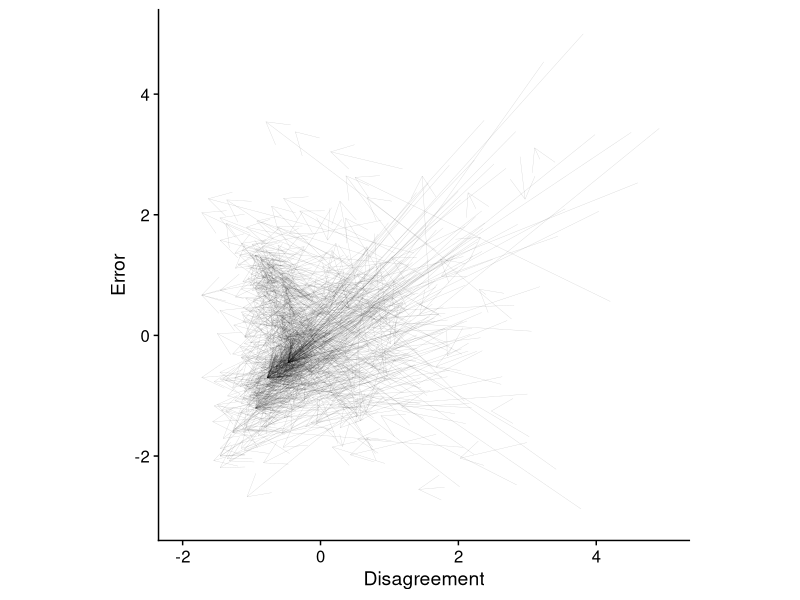
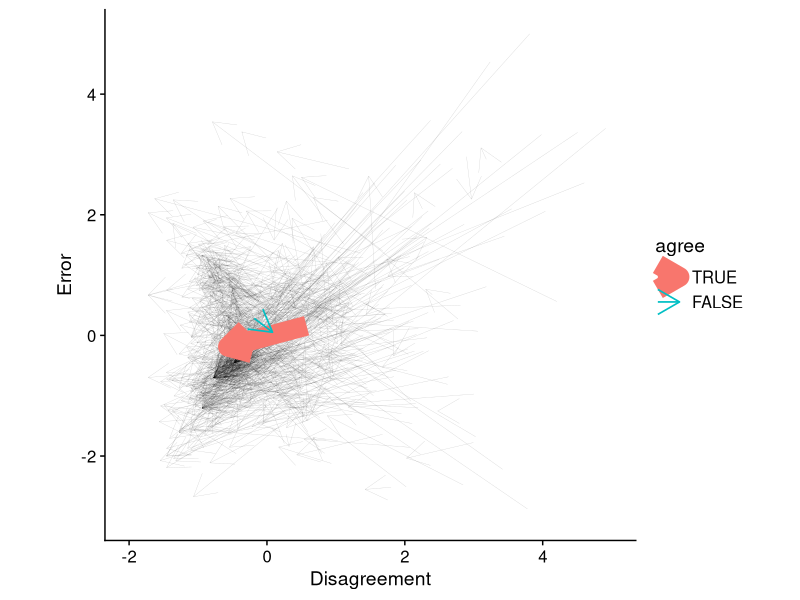
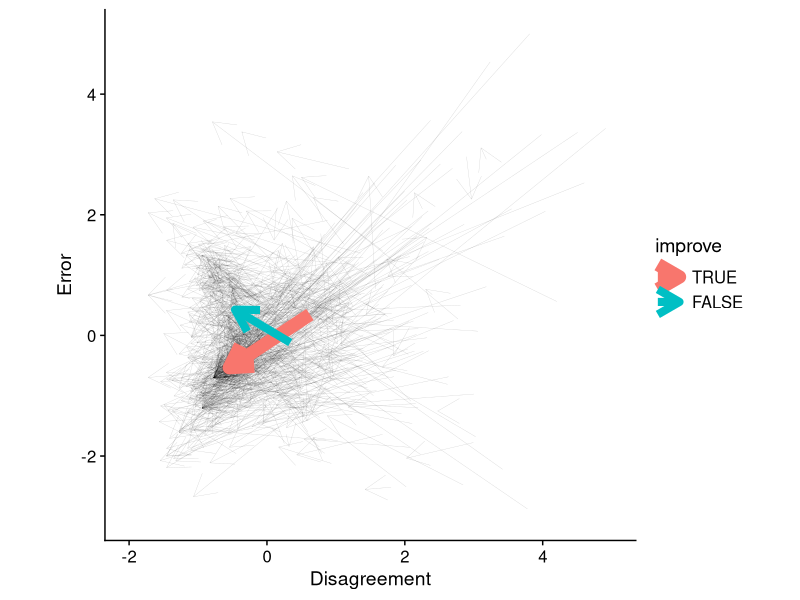
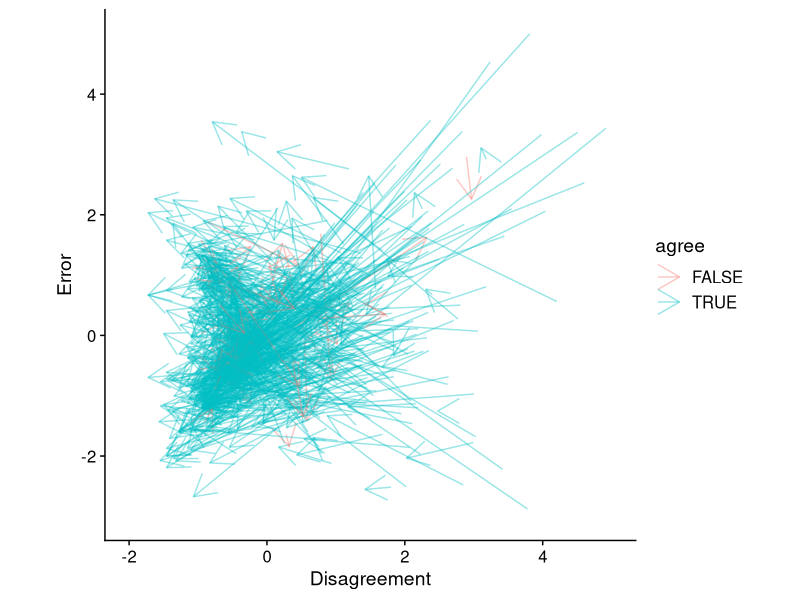
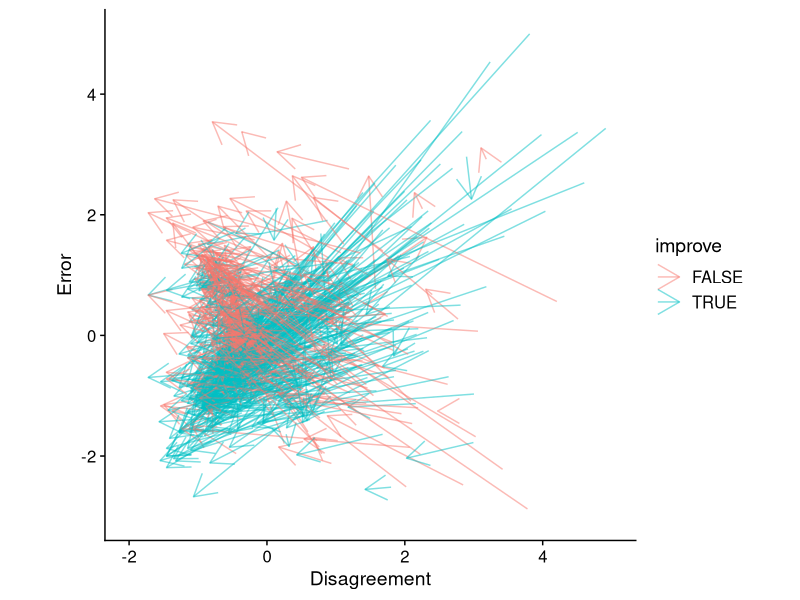
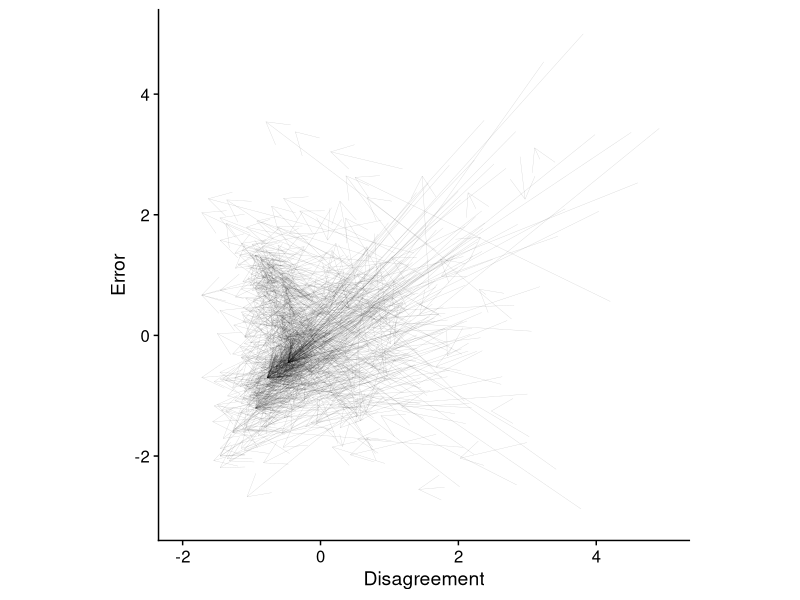
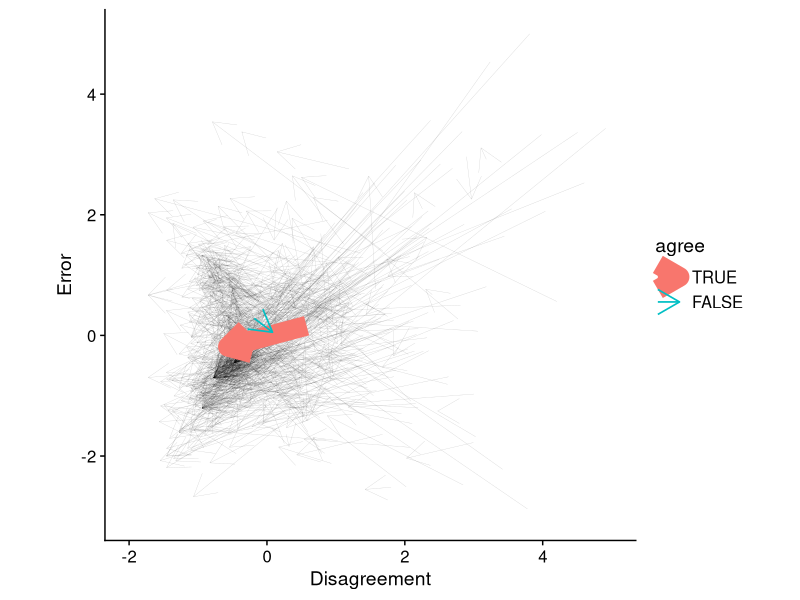
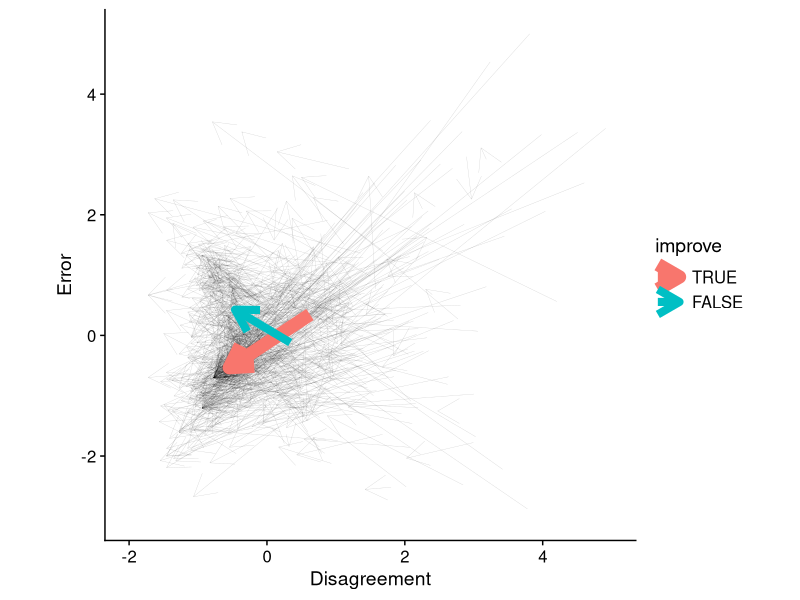

Here is the R script that generated these plots, in order:
## ---- chunk 1
#defaults
knitr::opts_chunk$set(warning = FALSE)
knitr::opts_chunk$set(message = FALSE)
## ---- chunk 2
library("tidyverse")
library("cowplot")
## ---- chunk 3

#get data from https://osf.io/a4cf7/?action=download",destfile="data1.csv")

group_data <- read_csv("data1.csv")
group_data <- mutate(group_data, agree = sd2 < sd1) # create a new variable to indicate whether group agreement formed
## ---- chunk 4
group_data_n <- group_data %>% 
  pivot_longer(cols = 8:9,   names_to ="acc_time", values_to = "acc_val") %>% 
  pivot_longer(cols = 12:13, names_to ="agr_time", values_to = "agr_val") %>% 
  group_by(qcode) %>% 
  mutate(acc_val = scale(acc_val), agr_val = scale(agr_val)) %>% 
  pivot_wider(names_from = "acc_time", values_from = "acc_val") %>% 
  pivot_wider(names_from = "agr_time", values_from = "agr_val") %>% 
  mutate(agree = as.factor(agree), improve = as.factor(improve)) %>% 
  ungroup(qcode)
## ---- chunk 5
arrow_graph_n <- ggplot() +
  geom_segment(aes(x = sd1, y = aee1, xend = sd2, yend = aee2), data = group_data_n, arrow = arrow(), alpha = 0.2, size = 0.1) + 
  theme_cowplot() + xlab('Disagreement') + ylab('Error') + ylim(-3, 5) + xlim(-2, 5) + theme(aspect.ratio=1) 
## ---- chunk 6
arrow_graph_n # normalised 
ggsave("figure_1.jpg")
## ---- chunk 7
averaged_data_n <- group_data_n %>% 
  select(sd1, sd2, aee1, aee2, agree) %>% 
  group_by(agree) %>% 
  summarise(sd1 = mean(sd1), sd2 = mean(sd2), aee1 = mean(aee1), aee2 = mean(aee2), case = n()/100)
line_thickness <- averaged_data_n %>% select(case) %>% unlist() %>% as.vector() # don't mapping thickness by aes(size = x)

arrow_graph_agree_n_average <- ggplot() +
  geom_segment(aes(x = sd1, y = aee1, xend = sd2, yend = aee2), data = group_data_n, arrow = arrow(), alpha = 0.2, size = 0.1) + 
  geom_segment(aes(x = sd1, y = aee1, xend = sd2, yend = aee2, colour = agree), data = averaged_data_n %>% filter(agree == 'TRUE'), arrow = arrow(), alpha = 1, lwd = line_thickness[2]) + 
  geom_segment(aes(x = sd1, y = aee1, xend = sd2, yend = aee2, colour = agree), data = averaged_data_n %>% filter(agree == 'FALSE'), arrow = arrow(), alpha = 1, lwd = line_thickness[1]) + 
  theme_cowplot() + xlab('Disagreement') + ylab('Error') + ylim(-3, 5) + xlim(-2, 5) + guides(size = "none") + theme(aspect.ratio=1)
## ---- chunk 8
arrow_graph_agree_n_average # normalised broken down with whether group agreement were formed
ggsave("figure_2.jpg")
## ---- chunk 9
averaged_data_n <- group_data_n %>% 
  select(sd1, sd2, aee1, aee2, improve) %>% 
  group_by(improve) %>% 
  summarise(sd1 = mean(sd1), sd2 = mean(sd2), aee1 = mean(aee1), aee2 = mean(aee2), case = n()/100)

line_thickness <- averaged_data_n %>% select(case) %>% unlist() %>% as.vector() # assign thickness of arrows by case numbers

levels(averaged_data_n$improve) <- c("FALSE", "TRUE") # rename improvement level

arrow_graph_improve_n_average <- ggplot() +
  geom_segment(aes(x = sd1, y = aee1, xend = sd2, yend = aee2), data = group_data_n, arrow = arrow(), alpha = 0.2, size = 0.1) +
  geom_segment(aes(x = sd1, y = aee1, xend = sd2, yend = aee2, colour = improve), data = averaged_data_n %>% filter(improve == 'TRUE'), arrow = arrow(), alpha = 1, lwd = line_thickness[2]) + 
  geom_segment(aes(x = sd1, y = aee1, xend = sd2, yend = aee2, colour = improve), data = averaged_data_n %>% filter(improve == 'FALSE'), arrow = arrow(), alpha = 1, lwd = line_thickness[1]) + 
  theme_cowplot() + xlab('Disagreement') + ylab('Error') + ylim(-3, 5) + xlim(-2, 5) + guides(size = "none") + theme(aspect.ratio=1)
## ---- chunk 10
arrow_graph_improve_n_average # normalised broken down with whether group agreement were formed
ggsave("Figure_3.jpg")
## ---- chunk 11
levels(group_data_n$improve) <- c("FALSE", "TRUE") # rename improvement level

arrow_graph_agree_n <- ggplot() +
  geom_segment(aes(x = sd1, y = aee1, xend = sd2, yend = aee2, colour = agree), data = group_data_n, arrow = arrow(), alpha = 0.4) + 
  theme_cowplot() + xlab('Disagreement') + ylab('Error') + ylim(-3, 5) + xlim(-2, 5) + theme(aspect.ratio=1)
## ---- chunk 12
arrow_graph_agree_n # normalised broken down with whether group agreement were formed
ggsave("Figure_4.jpg")
## ---- chunk 13
arrow_graph_accuracy_n <- ggplot() +
  geom_segment(aes(x = sd1, y = aee1, xend = sd2, yend = aee2, colour = improve), data = group_data_n, arrow = arrow(), alpha = 0.5) + 
  theme_cowplot() + xlab('Disagreement') + ylab('Error') + ylim(-3, 5) + xlim(-2, 5) + theme(aspect.ratio=1)
## ---- chunk 14
arrow_graph_accuracy_n # normalised broken down with whether group performance were improved
ggsave("Figure_5.jpg")
